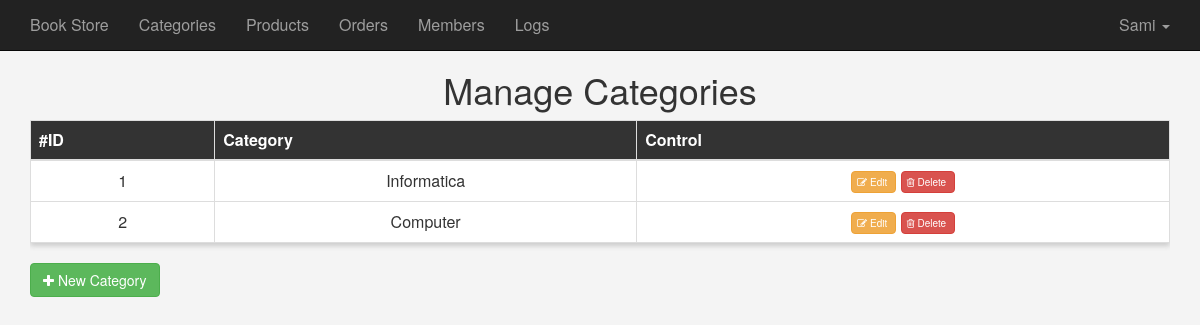
/admin/categories.php (signed in), run on the app's committed database.
### tables this page shows
CREATE TABLE `category` (
  `category_id` int(11) NOT NULL,
  `category_name` varchar(45) DEFAULT NULL
);

### admin/includes/languages/english.php (called while the page is built)
<?php
function lang($phrase) {
	static $lang = array(
		'HOME_ADMIN' => 'Book Store',
		'CATEGORIES' => 'Categories',
		'ITEMS'		 => 'Products',
		'ORDERS' 	 => 'Orders',
		'MEMBERS'	 => 'Members',
		'LOGS'		 => 'Logs',
		'TOTAL MEMBERS' => 'Total Members',
		'TOTAL ITEMS'	=> 'Total Products',
		'NEW ORDERS'	=> 'New Orders',
		'TOTAL REVIEWS' => 'Total Comments',
		'MORE INFO'		=> 'More info',
		'LATEST USERS'  => 'Latest registerd users',
		'LATEST ITEMS' => 'Latest Products'
		);
	return $lang[$phrase];
}

### admin/categories.php (the view, shortened to what this page needs)
<?php
if(isset($_SESSION['username'])) {
	include 'init.php';
	$do = isset($_GET['do']) ? $_GET['do'] : 'Manage';
	if ($do == 'Manage') {
			$sql = "SELECT * FROM category";
			$stmt = $db->prepare($sql);
			$stmt->execute();
			$rows = $stmt->fetchAll(PDO::FETCH_ASSOC);
		?>
			<h1 class="text-center">Manage Categories</h1>
			<div class="container">
				<div class="table-responsive">
					<table class="main-table table table-hover table-bordered text-center">
						<thead>
							<tr>
								<th>#ID</th>
								<th>Category</th>
								<th>Control</th>
							</tr>
						</thead>
						<tbody>
						<?php
							foreach($rows as $row) {
								echo "<tr>";
									echo "<td>" . $row['category_id']   .  "</td>";
									echo "<td>" . $row['category_name']  .  "</td>";
									echo "<td>" .
										   '<a href="?do=Edit&cat_id='. $row['category_id'] . '" class="btn btn-warning"><i class="fa fa-edit"></i>Edit</a>
											<a href="?do=Delete&cat_id=' . $row['category_id'] . '" class="btn btn-danger confirm"><i class="fa fa-trash-o"></i>Delete</a>'
									   . "</td>";
								echo "</tr>";
							}
						 ?>
						</tbody>
					</table>
				</div>
				<a href="?do=Add" class="btn btn-success"><i class="fa fa-plus"></i> New Category</a>
			</div>
	<?php }
	include $tpl . 'footer.inc.php';
} else {
	header('Location: index.php');
	exit();
}

### admin/includes/templates/header.inc.php (shortened to what this page needs)
<!DOCTYPE html>
<html lang="en">
	<head>
		<link rel="stylesheet" href="<?php echo $css; ?>bootstrap.min.css">
 		<link rel="stylesheet" href="<?php echo $css; ?>font-awesome.min.css">
		<link rel="stylesheet" href="<?php echo $css; ?>admin.css">
	</head>
	<body>

### admin/init.php (shortened to what this page needs)
<?php
$tpl 	= 'includes/templates/';
$lang 	= 'includes/languages/';
$css 	= 'layout/css/';
  include $lang . 'english.php';
  include $tpl . 'header.inc.php';
  if (!isset($noNavbar)) { include $tpl . 'navbar.php'; }

### admin/includes/templates/navbar.php (shortened to what this page needs)
<nav class="navbar navbar-inverse navbar-fixed-top">
  <div class="container">
    <div class="navbar-header">
      <a class="navbar-brand" href="#"><?php echo lang('HOME_ADMIN'); ?></a>
    </div>
    <div id="app-nav" class="navbar-collapse collapse">
      <ul class="nav navbar-nav">
        <li><a href="categories.php"><?php echo lang('CATEGORIES'); ?></a></li>
        <li><a href="products.php"><?php echo lang('ITEMS'); ?></a></li>
        <li><a href="#"><?php echo lang('ORDERS'); ?></a></li>
        <li><a href="#"><?php echo lang('MEMBERS'); ?></a></li>
        <li><a href="#"><?php echo lang('LOGS'); ?></a></li>
      </ul>
      <ul class="nav navbar-nav navbar-right">
        <li class="dropdown">
          <a href="#" class="dropdown-toggle" data-toggle="dropdown" role="button" aria-haspopup="true" aria-expanded="false">Sami <span class="caret"></span></a>
        </li>
      </ul>
    </div>
  </div>
</nav>

### admin/includes/templates/footer.inc.php (shortened to what this page needs)
	</body>
</html>

### admin/layout/css/admin.css (style rules this page uses)
body { background-color: #f4f4f4; font-size: 16px; padding-top: 50px; }
.navbar { margin-bottom: 0; }
.navbar-brand { font-size: 1em; }
.main-table { box-shadow: 0 3px 5px #ccc; }
.main-table thead { background-color: #333; color: #fff; }
.main-table td { vertical-align: middle !important; background-color: #fff; }
.main-table .btn { padding: 3px 8px; font-size: 10px; }
.main-table .btn i { position: relative; top:0px; right: 3px; }

### data on the page
category: category_id "1", category_name "Informatica"
category: category_id "2", category_name "Computer"

### other printed values
lang('HOME_ADMIN') "Book Store"
lang('CATEGORIES') "Categories"
lang('ITEMS') "Products"
lang('ORDERS') "Orders"
lang('MEMBERS') "Members"
lang('LOGS') "Logs"
